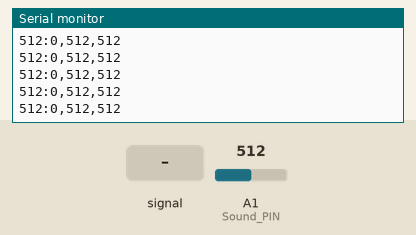
The sketch below on a simulated Arduino Uno, built with avr-gcc and run on an emulated ATmega328P. Shown: the last lines printed to the serial monitor. The test bench sets the inputs (shaded band); at power-on: A1 (Sound_PIN) = 512.

Above: at 1.2 s.
1.3 s: A1 (Sound_PIN) fed a 200 Hz sine of ±81 counts around its level
At 1.31 s:
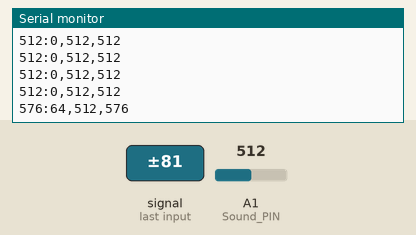
2.8 s: A1 (Sound_PIN) set to 716
At 2.81 s:
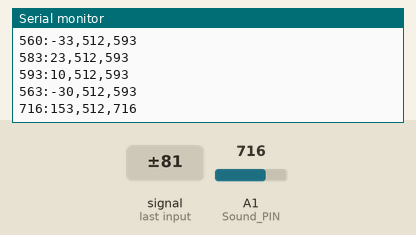
4.3 s: A1 (Sound_PIN) fed a 1000 Hz sine of ±255 counts around its level
At 4.31 s:
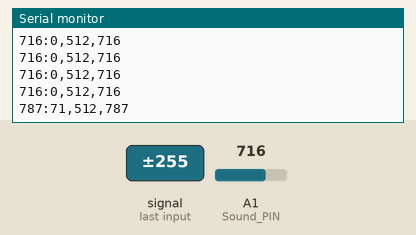
5.8 s: A1 (Sound_PIN) set to 900
At 5.81 s:
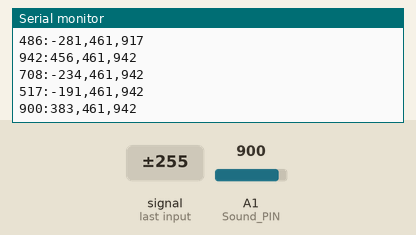
Timing chart, 0 to 8.3 s (numbered marks = the images above; inputs shaded):
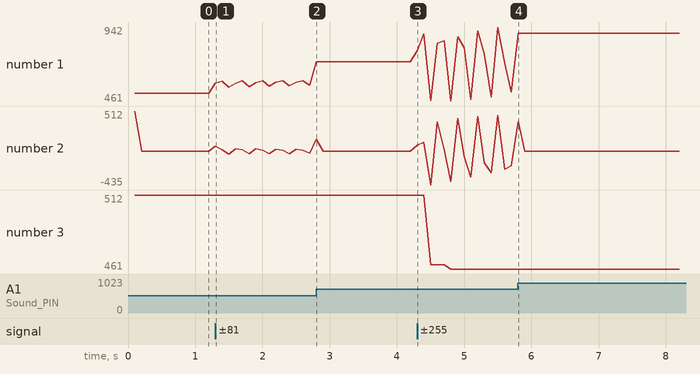

The sketch:

day04_sound.ino
```cpp
#define Sound_PIN A1
unsigned int sound;
signed int prevSound;
signed int diffSound;

unsigned long sampleMillis = 100;
unsigned long startMillis;
unsigned long nowMillis;

unsigned int signalMax = 0;
unsigned int signalMin = 1024;

void setup() {
  Serial.begin(115200);
  pinMode(Sound_PIN, INPUT);
  startMillis = millis();
  prevSound = 0;
}

void loop() {
  nowMillis = millis();

  if(nowMillis - startMillis >= sampleMillis) {
    sound = analogRead(Sound_PIN);
    diffSound = sound - prevSound;
    prevSound = sound;
    if(sound > signalMax) signalMax = sound;
    if(sound < signalMin) signalMin = sound;
    startMillis = nowMillis;

    Serial.print(sound);
    Serial.print(":");
    Serial.print(diffSound);
    Serial.print(",");
    Serial.print(signalMin);
    Serial.print(",");
    Serial.println(signalMax);
  }
}
```

Measured:
- after the input at 1.3 s, the serial monitor: prints a new line at once (image 1)
- after the input at 2.8 s, the serial monitor: prints a new line at once (image 2)
- after the input at 4.3 s, the serial monitor: prints a new line at once (image 3)
- after the input at 5.8 s, the serial monitor: prints a new line at once (image 4)
- plotted number 1: 512 → 563 after the input at 1.3 s, 563 → 716 after the input at 2.8 s, 716 → 517 after the input at 4.3 s, 517 → 900 after the input at 5.8 s
- plotted number 2: 0 → -30 after the input at 1.3 s, 0 → -191 after the input at 4.3 s
- plotted number 3: 512 → 461 after the input at 4.3 s
